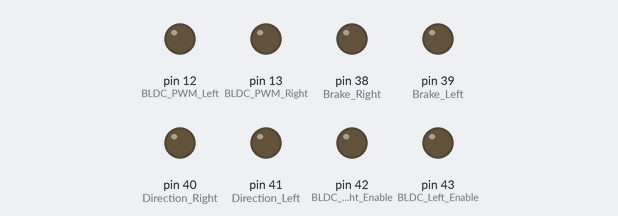
Simulated run of this sketch. Board: Arduino Mega 2560, built with avr-gcc and run on an emulated ATmega2560. Shown: output pins drawn as LEDs (lit = HIGH).

Above: at 0.1 s.
At 1.1 s:
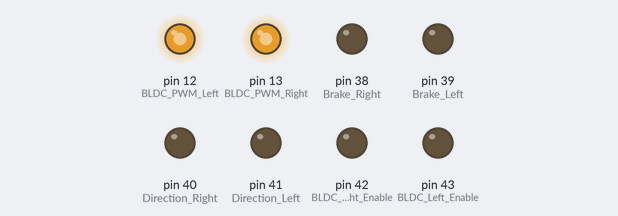
Timing chart, 0 to 2.6 s (numbered marks = the images above):
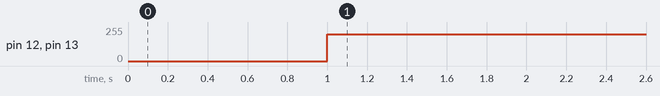

Measured:
- by itself, pin 12 (BLDC_PWM_Left), pin 13 (BLDC_PWM_Right): 0/255 → 200/255 at 1.0 s

The sketch:

PWM_TEST.ino
```cpp
#include <Arduino.h>

void pwm_out(){
  // digitalWrite(13, HIGH);
  // delayMicroseconds(60);
  // digitalWrite(13, LOW);
  // delayMicroseconds(60);
  analogWrite(13, 200);
  analogWrite(12, 200);
//   int y=1;
//   while(y==1){
//
//
//   for (int x=0; x<255;x++){
//     analogWrite(13, x);
//     delay(100);
//   }
//   for (int x=255; x>0;x--){
//     analogWrite(13, x);
//     delay(100);
//   }
// }
}

void setup(){
  pinMode(13, OUTPUT); // BLDC PWM Right
  pinMode(12, OUTPUT); // BLDC PWM Left
  pinMode(42, OUTPUT); // BLDC Right Enable
  pinMode(43, OUTPUT); // BLDC Left Enable
  pinMode(40, OUTPUT); // Direction Right
  pinMode(41, OUTPUT); // Direction Left
  pinMode(38, OUTPUT); // Brake Right
  pinMode(39, OUTPUT); // Brake Left

  // int myEraser = 7;
  // TCCR0B &= ~myEraser;
  // int myPrescaler = 2;
  // TCCR0B |= myPrescaler;
}

void loop(){
  digitalWrite(42, LOW);
  digitalWrite(43, LOW);
  digitalWrite(40, LOW);
  digitalWrite(41, LOW);
  digitalWrite(38, LOW);
  digitalWrite(39, LOW);
  delay(1000);
  pwm_out();

}
```
